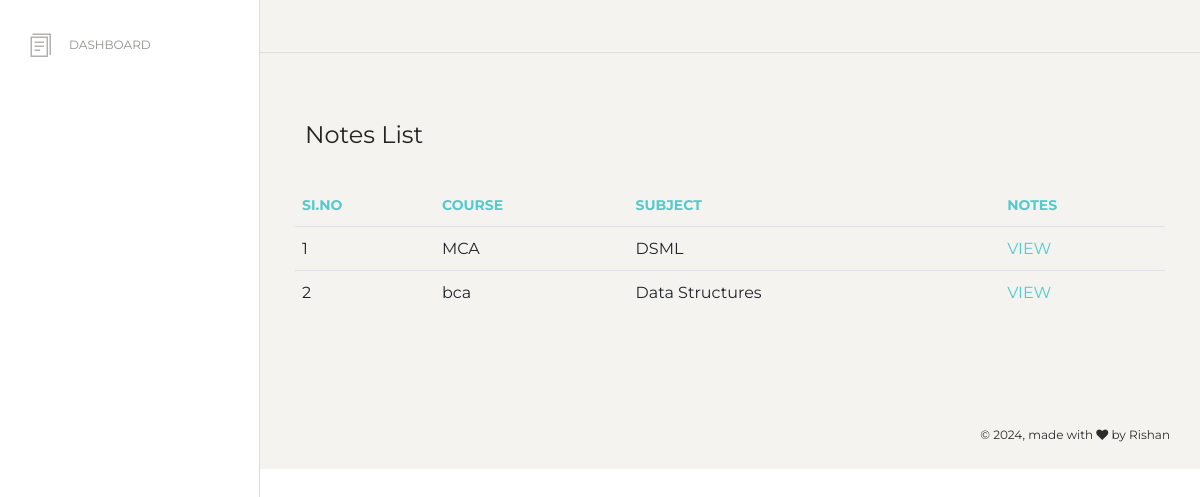
Page /staff_view_notes (signed in) on the committed database.
### COLLEGE_APP/models.py (models this page shows)
class notes(models.Model):
    subject_note = models.FileField()
    STAFF_ID = models.ForeignKey(staff_profile, on_delete=models.CASCADE)
    SUBJECT_ID = models.ForeignKey(subject, on_delete=models.CASCADE)

class subject(models.Model):
    subject_name = models.CharField(max_length=30)
    COURSE_ID = models.ForeignKey(courses, on_delete=models.CASCADE)

class courses(models.Model):
    course_name = models.CharField(max_length=60)
    course_duration = models.IntegerField()
    course_type = models.CharField(max_length=20) # Aided / Self_Financing

### COLLEGE_APP/views.py (the view)
# urls.py: path('staff_view_notes',views.staff_view_notes),
@login_required(login_url='/')
def staff_view_notes(request):
    notes_details = notes.objects.all()
    return render(request, 'staff/view_notes.html', {'notes_details':notes_details})

### templates/staff/view_notes.html (shortened to what this page needs)
{% load static %}
<html lang="en">
<head>
  <link href="https://maxcdn.bootstrapcdn.com/font-awesome/latest/css/font-awesome.min.css" rel="stylesheet">
  <link href="/static/Admin_Panel/assets/css/bootstrap.min.css" rel="stylesheet" />
  <link href="/static/Admin_Panel/assets/css/paper-dashboard.css?v=2.0.1" rel="stylesheet" />
  <link href="/static/Admin_Panel/assets/demo/demo.css" rel="stylesheet" />
</head>
<body class="">
  <div class="wrapper ">
    <div class="sidebar" data-color="white" data-active-color="danger">
      <div class="sidebar-wrapper">
        <ul class="nav">
          <li>
            <a href="staff_home">
              <i class="nc-icon nc-single-copy-04"></i>
              <p>Dashboard</p>
            </a>
          </li>
        </ul>
      </div>
    </div>
    <div class="main-panel">
      <nav class="navbar navbar-expand-lg navbar-absolute fixed-top navbar-transparent">
        <div class="container-fluid">
          <div class="navbar-wrapper">
          </div>
          <div class="collapse navbar-collapse justify-content-end" id="navigation">
          </div>
        </div>
      </nav>
      <div class="content">
        <div class="row">
          <div class="col-md-12">
            <div class="card card-plain">
              <div class="card-header">
                <h4 class="card-title"> Notes List</h4>
              </div>
              <div class="card-body">
                <div class="table-responsive">
                  <table class="table">
                    <thead class=" text-primary">
                      <th>Si.No</th>
                      <th>Course</th>
                      <th>Subject</th>
                      <th>Notes</th>
                    </thead>
                    <tbody>
                      <tr>
                          {% for details in notes_details %}
      <td> {{ forloop.counter }}</td>
      <td> {{ details.SUBJECT_ID.COURSE_ID.course_name }}&nbsp;</td>
      <td> {{ details.SUBJECT_ID.subject_name }}&nbsp;</td>
                              <td> <a href="{{ details.subject_note }}">VIEW</a>&nbsp;</td>
    </tr>
    {% endfor %}
                  </table>
                </div>
              </div>
            </div>
          </div>
        </div>
      </div>
      <footer class="footer footer-black  footer-white ">
        <div class="container-fluid">
          <div class="row">
            <nav class="footer-nav">
            </nav>
            <div class="credits ml-auto">
              <span class="copyright">
                © , made with <i class="fa fa-heart heart"></i> by Rishan
              </span>
            </div>
          </div>
        </div>
      </footer>
    </div>
  </div>
</body>
</html>

### rows in the picture
notes: SUBJECT_ID.COURSE_ID.course_name "MCA", SUBJECT_ID.subject_name "DSML"
notes: SUBJECT_ID.COURSE_ID.course_name "bca", SUBJECT_ID.subject_name "Data Structures"
